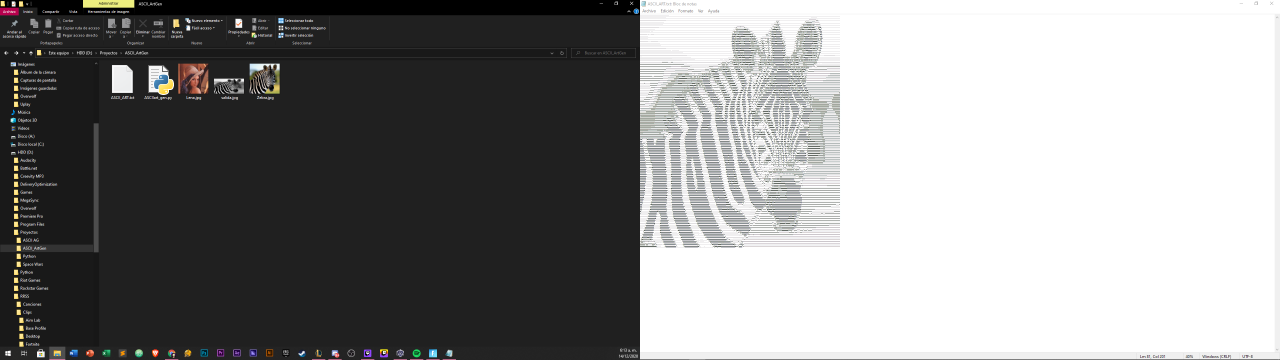
#> input picture Captura de pantalla (127).png, 3840 x 1080 px, given in place of out.png, which was not available (shown at 1/3 size)
$ python ASCIIart_gen.py
#> lines starting #> are read from the running program, lines starting #| are printed output that depends on the picture; pictures that were not available may be replaced by others from this repository, and a replacement may not be noted
# -*- coding: utf-8 -*-
"""Proyecto_Final_(ASCIIart_Generator).ipynb

Automatically generated by Colaboratory.

Original file is located at
    https://colab.research.google.com/drive/1aDBMZgBzh0cZkJNpvHPyKRmTHmqjPDrL
"""

from PIL import Image                                                           #Importamos el modulo Image de la librería Pillow
from math import floor

    #Datos
simbolos_ASCII=['.',':',';','+','*','?','%','W','#','@'][::-1]                        #Definimos una serie de simbolos a usar, simulando la intensidad en una imagen
destino=input('Inserte el nombre de un archivo de imagen en una ruta válida')  #Pedimos al usuario el nombre de un archivo de imagen, incluyendo la extención del archivo, para guardarla en una variable que luego usaremos para leer más facilmente
#> the answer given: out.png
imagen=Image.open(destino)                                                  #Abrimos la imagen a usar desdelos archivos del proyecto y la guardamos en la variable imagen
#> imagen is the input picture: PIL image 3840x1080 RGBA; mean R, G, B, A 140.1, 140, 139.8, 255
texto=open('ASCII_ART.txt','w')                                             #Creamos y abrimos un archivo de texto en el cual escribiremos la imagen ASCII
ancho,alto=imagen.size                                                          #Definimos las variables de altura y anchura de la imagen
#> ancho = 3840; alto = 1080
pix=imagen.load()                                                               #Cargamos los datos de los píxeles de la imagen y los almacenamos en la variable pix
constante=(len(simbolos_ASCII))/255                                             #Hallamos una constante para asignar los simbolos a pixeles, dividiendo el número de caracteres en la lista simbolos_ASCII por 255, esto es ya que 255 es el numero máximo que puede tomar el codigo de un codigo de color

    #Funciones
def caracter(g):                                                                #Definimos una función para asignar un caracter a un pixel
  char=floor(g*constante)                                                       #Obtenemos una variable char, redondeando hacia abajo la multiplicación de el valor del pixel en la escala de grises por la constante previamente encontrada
  if char==10:                                                                  #Establecemos una condición que determine el valor dentro de la lista para char cuando es igual a 10, en 9, debido a que si dejamos tal como esta, 10, al ubicarlo en la lista tendremos que se sale del tamaño de la lista
    return simbolos_ASCII[9]
  else:                                                                         #No hay problema con el resto de valores asi que los dejamos tal como están
    return simbolos_ASCII[char]

     #Lógica
          #Rescalamos la imagen original
relacion=alto/ancho                                                             #Hallamos la relación entre el alto y el ancho de la imagen original
#> relacion = 0.281
n_ancho=200                                                                     #Le damos un nuevo valor a la anchura (la anchura en el texto corresponde al numero de columnas en una fila),para posteriormente calcular la altura, en este caso 100 pixeles
n_alto=int(n_ancho*(relacion/2))                                                #Calculamos el nuevo valor de la altura, hallando el valor entero de multiplicar el nuevo valor de la anchura, por la relación.(La relación la dividimos entre dos debido a que la altura de los caracteres es mayor máso menos dos veces a la anchura, si no hacemos esto, la imagen resultante dará la impresion de ser más alta que la original)
#> n_alto = 28
rescalado=imagen.resize((n_ancho,n_alto))                                       #Damos nuevos valores de dimensiones a la imagen original y almacenamos esto en una variable
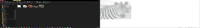
#> rescalado: PIL image 200x28 RGBA; mean R, G, B, A 140.2, 140.1, 139.8, 255
rescalado=rescalado.convert('RGB')                                              #Convertimos el modo de la imagen a RGB, esto para evitar problemas con algunas imagenes png con fondo transparente, cuyo modo es RGBA
#> rescalado: PIL image 200x28 RGB
pix2=rescalado.load()                                                           #Cargamos nuevamente los datos de los píxeles de la imagen y los almacenamos en la variable pix2

          #Convertimos los datos RGB de la imagen a una en Blanco y Negro
for i in range(n_alto):                                                         #Creamos un ciclo que lea de arriba hacia abajo y de izquierda a derecha los datos de color de la imagen
  for j in range(n_ancho):
    R,G,B=pix2[j,i]
    g=int(R/3+G/3+B/3)                                                          #Para cada pixel toma los 3 valores RGB los divide cada uno entre 3 y los suma, bara obtener una variable g correspondiente a la escala de grises
    pix2[j,i]=(g,g,g)
    texto.write(caracter(g))                                                #Llamamos la funcion mencionada anteriormente, y escribimos progresivamente el simbolo correspondiente en el archivo de texto
  texto.write('\n')                                                         #Ponemos un salto de linea en el archivo de texto para dividir las filas

rescalado.save('salida.jpg')
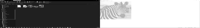
#> saved as salida.jpg: PIL image 200x28 RGB; min 0, max 255, mean 140

$ run again, on Captura de pantalla (129).png
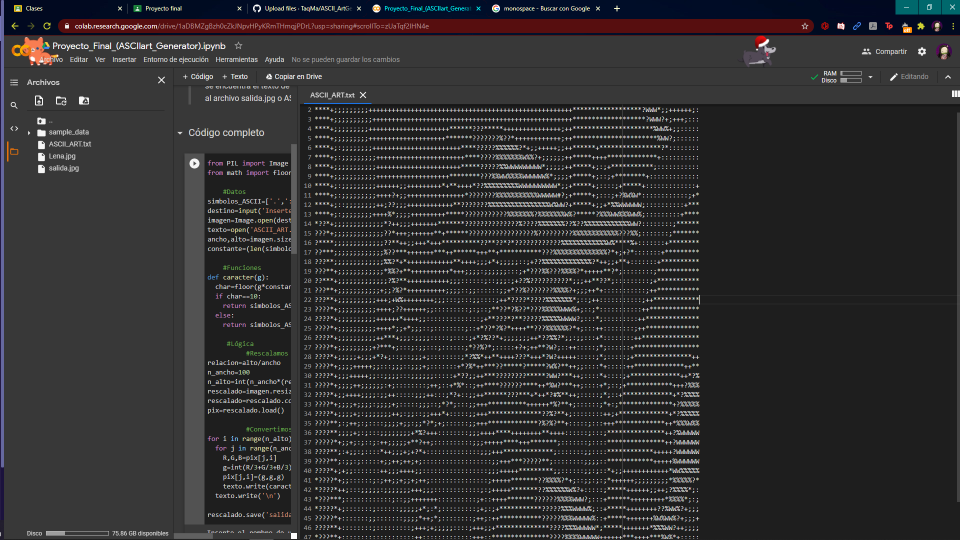
#> input picture Captura de pantalla (129).png, 1920 x 1080 px, given in place of out.png, which was not available (shown at 1/2 size)
#> imagen is the input picture: PIL image 1920x1080 RGB; mean R, G, B 48.3, 47.2, 48.3
#> `rescalado=imagen.resize((n_ancho,n_alto))`:
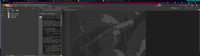
#> rescalado: PIL image 200x56 RGB; mean R, G, B 48.3, 47.3, 48.3
#> `rescalado.save('salida.jpg')`:
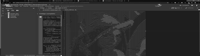
#> saved as salida.jpg: PIL image 200x56 RGB; min 9, max 181, mean 47.8
